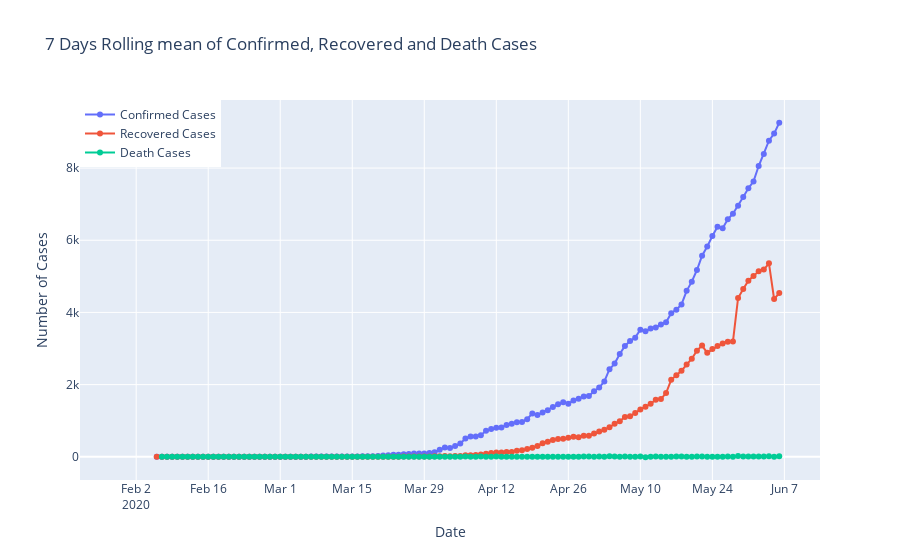

Notebook code for this chart:
### Code cell
fig=go.Figure()
fig.add_trace(go.Scatter(x=india_datewise.index, y=india_datewise["Confirmed"].diff().rolling(window=7).mean(),
                    mode='lines+markers',
                    name='Confirmed Cases'))
fig.add_trace(go.Scatter(x=india_datewise.index, y=india_datewise["Recovered"].diff().rolling(window=7).mean(),
                    mode='lines+markers',
                    name='Recovered Cases'))
fig.add_trace(go.Scatter(x=india_datewise.index, y=india_datewise["Deaths"].diff().rolling(window=7).mean().diff(),
                    mode='lines+markers',
                    name='Death Cases'))
fig.update_layout(title="7 Days Rolling mean of Confirmed, Recovered and Death Cases",
                 xaxis_title="Date",yaxis_title="Number of Cases",legend=dict(x=0,y=1,traceorder="normal"))
fig.show()

### Figure 1 — Plotly figure (JSON) as saved in the notebook; plotly's stock layout.template omitted (floating-point values rounded to 4 significant figures; data arrays with more than 128 entries replaced by an {"elided": "..."} marker saying what was removed)
{"data": [{"mode": "lines+markers", "name": "Confirmed Cases", "type": "scatter", "x": {"elided": "129 str values"}, "y": {"elided": "129 float values"}}, {"mode": "lines+markers", "name": "Recovered Cases", "type": "scatter", "x": {"elided": "129 str values"}, "y": {"elided": "129 float values"}}, {"mode": "lines+markers", "name": "Death Cases", "type": "scatter", "x": {"elided": "129 str values"}, "y": {"elided": "129 float values"}}], "layout": {"legend": {"traceorder": "normal", "x": 0, "y": 1}, "title": {"text": "7 Days Rolling mean of Confirmed, Recovered and Death Cases"}, "xaxis": {"title": {"text": "Date"}}, "yaxis": {"title": {"text": "Number of Cases"}}}}
